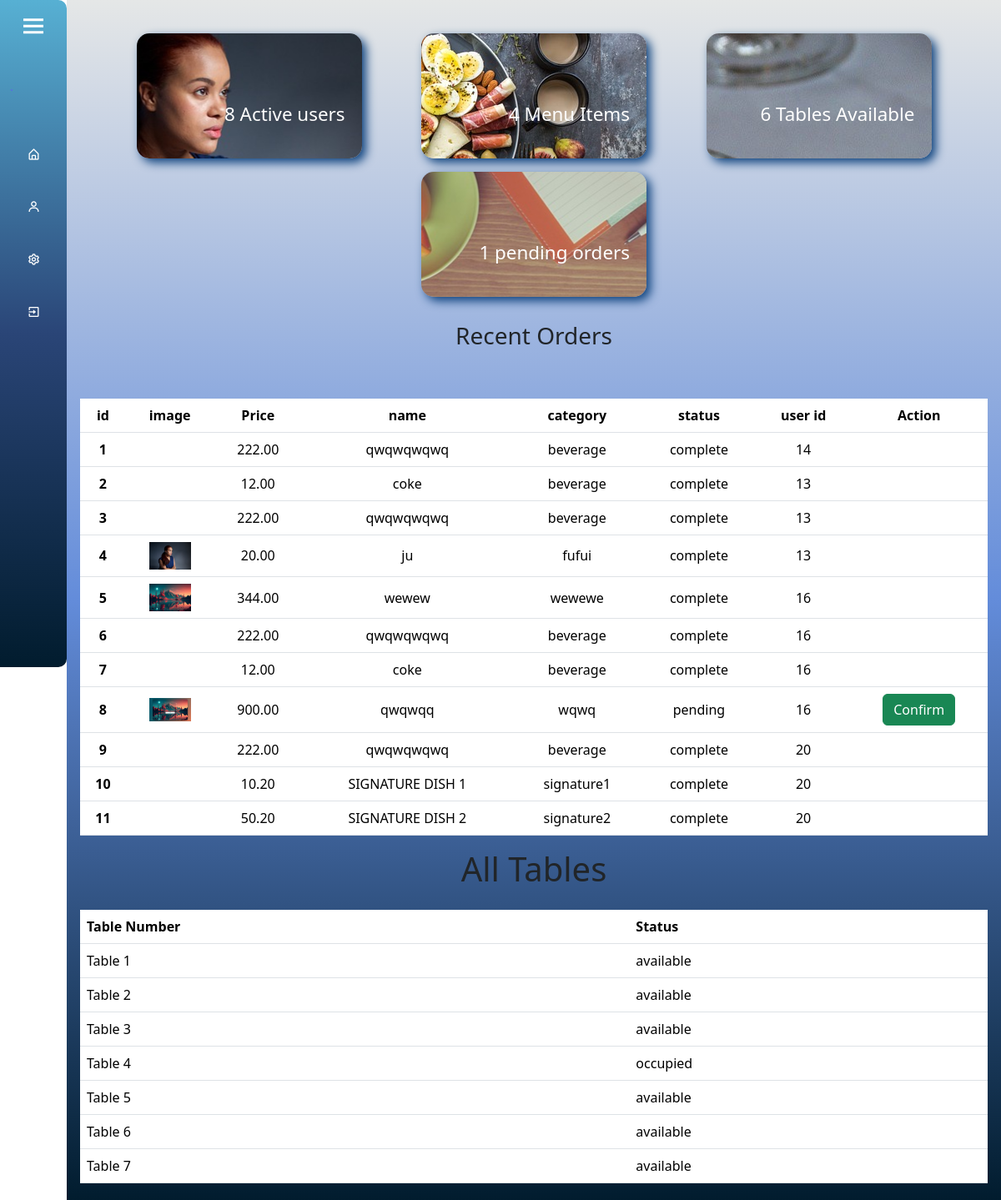
Screenshot of /testing_admin.php (signed in) with the database file from the repository.
### tables this page shows
CREATE TABLE `cart` (
  `ID` int(11) NOT NULL,
  `name` varchar(100) NOT NULL,
  `price` varchar(100) NOT NULL,
  `image` varchar(100) NOT NULL,
  `description` varchar(100) NOT NULL,
  `category` varchar(100) NOT NULL,
  `quantity` varchar(100) NOT NULL,
  `status` varchar(100) NOT NULL,
  `user_id` int(11) NOT NULL
);

CREATE TABLE `tables` (
  `id` int(11) NOT NULL,
  `table_number` int(11) NOT NULL,
  `status` enum('available','occupied') NOT NULL DEFAULT 'available'
);

### testing_admin.php (the view, shortened to what this page needs)
<?php
include("connections.php");
$user_query = "SELECT COUNT(*) AS total_users FROM users";
$user_result = mysqli_query($con, $user_query);
$user_data = mysqli_fetch_assoc($user_result);
$total_users = $user_data['total_users'];
$menu_query = "SELECT COUNT(*) AS total_foods FROM menu";
$menu_result = mysqli_query($con, $menu_query);
$menu_data = mysqli_fetch_assoc($menu_result);
$total_foods = $menu_data['total_foods'];
$reservation_query = "SELECT COUNT(*) AS total_tables FROM tables WHERE status = 'available'";
$reservation_result = mysqli_query($con, $reservation_query);
$reservation_data = mysqli_fetch_assoc($reservation_result);
$total_reservation = $reservation_data['total_tables'];
$order_query = "SELECT COUNT(*) AS total_orders FROM  cart where status = 'pending'";
$order_result = mysqli_query($con, $order_query);
$order_data = mysqli_fetch_assoc($order_result);
$total_order = $order_data['total_orders'];
$tables = $con->query("SELECT * FROM tables");
?>
<!DOCTYPE html>
<html lang="en">
<head>
  <link href="https://unpkg.com/boxicons@2.1.4/css/boxicons.min.css" rel="stylesheet" />
  <link rel="stylesheet" href="testing_admin.css" />
  <link href="https://cdn.jsdelivr.net/npm/bootstrap@5.3.3/dist/css/bootstrap.min.css" rel="stylesheet">
</head>
<body>
  <div class="sidebar1">
    <div class="top">
      <i class="bx bx-menu bx-md" id="btn"></i>
    </div>
    <div class="user">
      <img src="IMAGES/test1.jpg" alt="" class="user-img" />
      <div>
      </div>
    </div>
    <ul>
      <li>
        <a href="#" data-content="home">
          <i class="bx bx-home-alt"></i><span class="nav-item">home</span>
        </a>
      </li>
      <li>
        <a href="admin_user_handling.php">
          <i class="bx bx-user"></i><span class="nav-item">users</span>
        </a>
      </li>
      <li>
        <a href="admin_settings.php" data-content="settings">
          <i class="bx bx-cog"></i><span class="nav-item">settings</span>
        </a>
      </li>
      <li>
        <a href="logout.php" data-content="logout">
          <i class="bx bx-exit"></i><span class="nav-item">logout</span>
        </a>
      </li>
    </ul>
  </div>
  <div class="main-content">
    <div class="Activity_container container-fluid">
      <div class="user_data ">
        <p><?php echo $total_users ?> Active users</p>
      </div>
      <div class="menu_data ">
        <p><?php echo $total_foods ?> Menu Items</p>
      </div>
      <div class="table_data ">
        <p><?php echo $total_reservation ?> Tables Available</p>
      </div>
      <div class="order_data ">
        <p> <?php echo $total_order ?> pending orders</p>
      </div>
    </div>
    <div class="r">
      <h3>Recent Orders</h3>
    </div>
    <section class="d_t">
      <table class="table  ">
        <?php
        $select_cart_products = mysqli_query($con, "SELECT * FROM cart");
        if (mysqli_num_rows($select_cart_products) > 0) {
          echo " <thead class='text-center  align-middle'>
<tr>
    <th scope='col'>id</th>
    <th scope='col'>image</th>
    <th scope='col'>Price</th>
    <th scope='col'>name</th>
    <th scope='col'>category</th>
    <th scope='col'>status</th>
    <th scope='col'>user id</th>
    <th scope='col'>Action</th>
</tr>
</thead>
<tbody class='text-center align-middle'>";
          $si_no = 1;
          while ($fetch_cart_products = mysqli_fetch_assoc($select_cart_products)) {
        ?>
            <tr id="cart_item<?php echo $fetch_cart_products['ID']; ?>">
              <th scope="row"><?php echo $si_no++; ?></th>
              <td><img src="IMAGES/<?php echo $fetch_cart_products['image']; ?>" alt="" style="width: 50px;"></td>
              <td><?php echo $fetch_cart_products['price']; ?></td>
              <td><?php echo $fetch_cart_products['name']; ?></td>
              <td><?php echo $fetch_cart_products['category']; ?></td>
              <td class='stst'><?php echo $fetch_cart_products['status']; ?></td>
              <td><?php echo $fetch_cart_products['user_id']; ?></td>
              <td class='ccbutton'>
                <?php
                if ($fetch_cart_products['status'] != 'complete') {
                ?>
                  <button class="btn btn-success" onclick="handleSubmit(<?php echo $fetch_cart_products['price'] . ',' . $fetch_cart_products['ID'] . ',' . $fetch_cart_products['user_id'] ?>)">
                    Confirm
                  </button>
                <?php
                }
                ?>
              </td>
            </tr>
        <?php
          }
        }
        ?>
      </table>
      <h1 class="text-center  cactus-classical-serif-regular">All Tables</h1>
      <div class="le">
        <table class="table table-hover k">
          <thead>
            <tr>
              <th>Table Number</th>
              <th>Status</th>
            </tr>
          </thead>
          <?php while ($row = $tables->fetch_assoc()) : ?>
            <tbody>
              <tr>
                <td>Table <?php echo $row['table_number']; ?></td>
                <td><?php echo $row['status']; ?></td>
              </tr>
            </tbody>
          <?php endwhile; ?>
        </table>
      </div>
</body>
</html>

### testing_admin.css (style rules this page uses)
* { margin: 0; padding: 0; box-sizing: border-box; font-family: "Segoe UI", Tahoma, Geneva, Verdana, sans-serif; }
body { background-color: rgb(31, 229, 243); }
.user-img { width: 50px; border-radius: 50%; border: 1px solid rgb(97, 97, 243); }
.sidebar1 { position: fixed; top: 0; left: 0; height: 100vh; width: 80px; background: linear-gradient(to bottom, #57b0d3, #2a4577, #011c2e); padding: 0.4rem 0.8rem; transition: all 0.6s ease; border-top-right-radius: 10px; border-bottom-right-radius: 10px; }
.sidebar1 #btn { position: absolute; color: white; top: 0.4rem; left: 50%; font-size: 1.2rem; line-height: 50px; transform: translate(-50%); cursor: pointer; }
.user { display: flex; align-items: center; margin: 1rem 0; }
.sidebar1 ul { padding-left: 0; }
.sidebar1 ul li { position: relative; list-style-type: none; height: 50px; width: 90%; margin: 0.8rem auto; line-height: 50px; }
.sidebar1 ul li a { color: white; display: flex; align-items: center; text-decoration: none; border-radius: 0.8rem; }
.sidebar1 ul li a i { min-width: 50px; text-align: center; height: 50px; border-radius: 12px; line-height: 50px; }
.main-content { position: relative; background: linear-gradient(to bottom, #e5e7e7, #638cda, #011c2e); min-height: 100vh; top: 0; left: 80px; transition: all 0.5s ease; width: calc(100% - 80px); padding: 0 1rem; }

### testing_admin.php (style rules this page uses)
body { margin: 0; padding: 0; }
.user_data { background: url(IMAGES/admin_user_data_logo.jpg); background-position-y: 25%; background-position-x: 65%; box-shadow: 5px 5px .54em rgba(15, 67, 126); padding: 20px; height: 150px; width: 270px; border-radius: 15px; color: white; font-size: 1.4rem; display: flex; justify-content: end; align-items: flex-end; transition: all 0.6s ease; }
.r { display: flex; justify-content: center; margin: 30px; }
.menu_data { background: url(IMAGES/admin_menu_data_logo.jpg); transition: all 0.6s ease; background-position-y: 29%; background-position-x: 135%; padding: 20px; height: 150px; width: 270px; border-radius: 15px; color: white; font-size: 1.4rem; display: flex; box-shadow: 5px 5px .54em rgba(15, 67, 126); justify-content: end; align-items: flex-end; }
.Activity_container { display: flex; flex-wrap: wrap; justify-content: space-evenly; padding-top: 40px; gap: 1em; }
.table_data { background: url(IMAGES/set-table.jpg); transition: all 0.6s ease; background-position-y: 29%; background-position-x: 25%; padding: 20px; height: 150px; width: 270px; border-radius: 15px; color: white; font-size: 1.4rem; display: flex; box-shadow: 5px 5px .54em rgba(15, 67, 126); justify-content: end; align-items: flex-end; }
.order_data { background: url(IMAGES/order_logo.jpg); transition: all 0.6s ease; background-position-y: 29%; background-position-x: 25%; padding: 20px; height: 150px; width: 270px; border-radius: 15px; color: white; font-size: 1.4rem; display: flex; box-shadow: 5px 5px .54em rgba(15, 67, 126); justify-content: end; align-items: flex-end; }
.k { margin-top: 25px; margin-bottom: 0; }
.d_t { padding: 20px 0; }

### rows the page displays
cart: price "222.00", name "qwqwqwqwq", category "beverage", status "complete", user "14"
cart: price "12.00", name "coke", category "beverage", status "complete", user "13"
cart: price "222.00", name "qwqwqwqwq", category "beverage", status "complete", user "13"
cart: image (picture), price "20.00", name "ju", category "fufui", status "complete", user "13"
cart: image (picture), price "344.00", name "wewew", category "wewewe", status "complete", user "16"
cart: price "222.00", name "qwqwqwqwq", category "beverage", status "complete", user "16"
cart: price "12.00", name "coke", category "beverage", status "complete", user "16"
cart: image (picture), price "900.00", name "qwqwqq", category "wqwq", status "pending", user "16"
cart: price "222.00", name "qwqwqwqwq", category "beverage", status "complete", user "20"
cart: price "10.20", name "SIGNATURE DISH 1", category "signature1", status "complete", user "20"
cart: price "50.20", name "SIGNATURE DISH 2", category "signature2", status "complete", user "20"
tables: table_number "1", status "available"
tables: table_number "2", status "available"
tables: table_number "3", status "available"
tables: table_number "4", status "occupied"
tables: table_number "5", status "available"
tables: table_number "6", status "available"
tables: table_number "7", status "available"

### other values shown
$total_users "8"
$total_foods "4"
$total_reservation "6"
$total_order "1"
